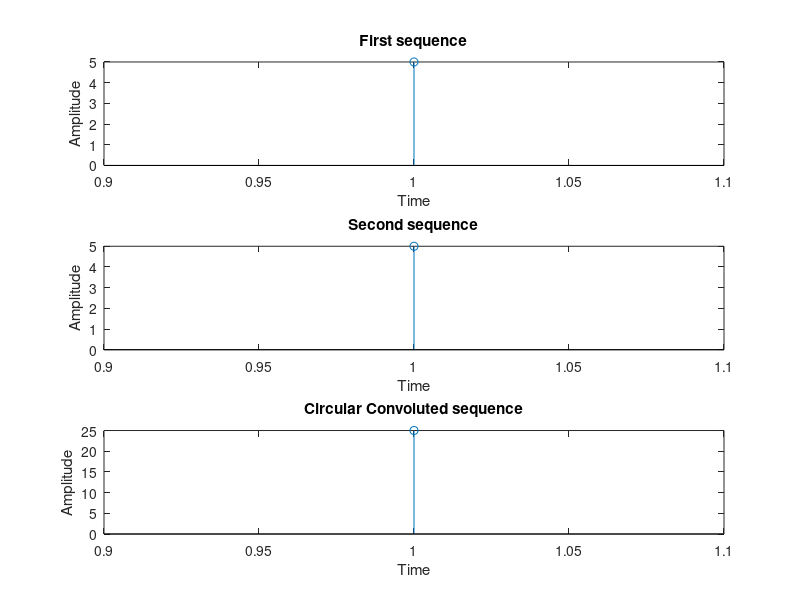

Recreate this plot in MATLAB.
clc;
clear all;
close all;
%Program to perform Circular Convolution                                                                           
 
x1=input('Enter the first sequence to be convoluted:');
subplot(3,1,1);
l1=length(x1);
stem(x1);
xlabel('Time');
ylabel('Amplitude');
title('First sequence');
 
x2=input('Enter the second sequence to be convoluted:');
subplot(3,1,2);
l2=length(x2);
stem(x2);
xlabel('Time');
ylabel('Amplitude');
title('Second sequence');
 
if l1>l2
    l3=l1-l2;
    x2=[x2,zeros(1,l3)];
elseif l2>l1
    l3=l2-l1;
    x1=[x1,zeros(1,l3)];
end

f=cconv(x1,x2);

disp('The Circular convoluted sequence is');
disp(f);
subplot(3,1,3);
stem(f);
xlabel('Time');
ylabel('Amplitude');
title('Circular Convoluted sequence');
